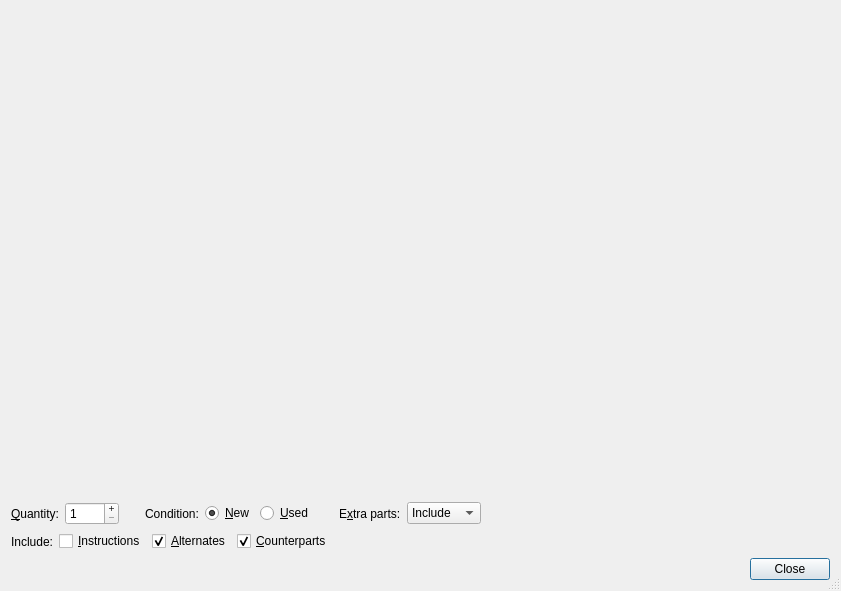
<?xml version="1.0" encoding="UTF-8"?>
<ui version="4.0">
 <class>ImportInventoryDialog</class>
 <widget class="QDialog" name="ImportInventoryDialog">
  <property name="geometry">
   <rect>
    <x>0</x>
    <y>0</y>
    <width>841</width>
    <height>591</height>
   </rect>
  </property>
  <property name="windowTitle">
   <string>Import BrickLink Inventory</string>
  </property>
  <property name="sizeGripEnabled">
   <bool>true</bool>
  </property>
  <layout class="QVBoxLayout" name="verticalLayout">
   <item>
    <widget class="SelectItem" name="w_select" native="true">
     <property name="sizePolicy">
      <sizepolicy hsizetype="MinimumExpanding" vsizetype="Expanding">
       <horstretch>100</horstretch>
       <verstretch>100</verstretch>
      </sizepolicy>
     </property>
     <property name="minimumSize">
      <size>
       <width>50</width>
       <height>50</height>
      </size>
     </property>
    </widget>
   </item>
   <item>
    <layout class="QHBoxLayout" name="horizontalLayout_2">
     <item>
      <widget class="QLabel" name="label_7">
       <property name="text">
        <string>&amp;Quantity:</string>
       </property>
       <property name="textFormat">
        <enum>Qt::AutoText</enum>
       </property>
       <property name="buddy">
        <cstring>w_qty</cstring>
       </property>
      </widget>
     </item>
     <item>
      <widget class="QSpinBox" name="w_qty">
       <property name="buttonSymbols">
        <enum>QAbstractSpinBox::PlusMinus</enum>
       </property>
       <property name="minimum">
        <number>1</number>
       </property>
       <property name="maximum">
        <number>1000</number>
       </property>
       <property name="value">
        <number>1</number>
       </property>
      </widget>
     </item>
     <item>
      <spacer name="horizontalSpacer_2">
       <property name="orientation">
        <enum>Qt::Horizontal</enum>
       </property>
       <property name="sizeType">
        <enum>QSizePolicy::Fixed</enum>
       </property>
       <property name="sizeHint" stdset="0">
        <size>
         <width>20</width>
         <height>20</height>
        </size>
       </property>
      </spacer>
     </item>
     <item>
      <widget class="QLabel" name="label_6">
       <property name="text">
        <string>Condition:</string>
       </property>
       <property name="buddy">
        <cstring>w_condition_new</cstring>
       </property>
      </widget>
     </item>
     <item>
      <layout class="QHBoxLayout" name="horizontalLayout">
       <item>
        <widget class="QRadioButton" name="w_condition_new">
         <property name="text">
          <string>&amp;New</string>
         </property>
         <property name="checked">
          <bool>true</bool>
         </property>
        </widget>
       </item>
       <item>
        <widget class="QRadioButton" name="w_condition_used">
         <property name="text">
          <string>&amp;Used</string>
         </property>
        </widget>
       </item>
      </layout>
     </item>
     <item>
      <spacer name="horizontalSpacer_3">
       <property name="orientation">
        <enum>Qt::Horizontal</enum>
       </property>
       <property name="sizeType">
        <enum>QSizePolicy::Fixed</enum>
       </property>
       <property name="sizeHint" stdset="0">
        <size>
         <width>20</width>
         <height>20</height>
        </size>
       </property>
      </spacer>
     </item>
     <item>
      <widget class="QLabel" name="label_8">
       <property name="text">
        <string>E&amp;xtra parts:</string>
       </property>
       <property name="buddy">
        <cstring>w_extra</cstring>
       </property>
      </widget>
     </item>
     <item>
      <widget class="QComboBox" name="w_extra">
       <property name="currentIndex">
        <number>0</number>
       </property>
       <item>
        <property name="text">
         <string extracomment="Extra parts state">Include</string>
        </property>
        <property name="icon">
         <iconset theme="vcs-normal">
          <normaloff>.</normaloff>.</iconset>
        </property>
       </item>
       <item>
        <property name="text">
         <string>Exclude</string>
        </property>
        <property name="icon">
         <iconset theme="vcs-removed">
          <normaloff>.</normaloff>.</iconset>
        </property>
       </item>
       <item>
        <property name="text">
         <string>Extra</string>
        </property>
        <property name="icon">
         <iconset theme="vcs-added">
          <normaloff>.</normaloff>.</iconset>
        </property>
       </item>
      </widget>
     </item>
     <item>
      <spacer name="horizontalSpacer">
       <property name="orientation">
        <enum>Qt::Horizontal</enum>
       </property>
       <property name="sizeType">
        <enum>QSizePolicy::MinimumExpanding</enum>
       </property>
       <property name="sizeHint" stdset="0">
        <size>
         <width>13</width>
         <height>21</height>
        </size>
       </property>
      </spacer>
     </item>
    </layout>
   </item>
   <item>
    <layout class="QHBoxLayout" name="horizontalLayout_3">
     <item>
      <widget class="QLabel" name="label">
       <property name="text">
        <string extracomment="Label on the left">Include:</string>
       </property>
      </widget>
     </item>
     <item>
      <widget class="QCheckBox" name="w_instructions">
       <property name="text">
        <string>&amp;Instructions</string>
       </property>
      </widget>
     </item>
     <item>
      <widget class="QCheckBox" name="w_alternates">
       <property name="text">
        <string>&amp;Alternates</string>
       </property>
       <property name="checked">
        <bool>true</bool>
       </property>
      </widget>
     </item>
     <item>
      <widget class="QCheckBox" name="w_counterParts">
       <property name="text">
        <string>&amp;Counterparts</string>
       </property>
       <property name="checked">
        <bool>true</bool>
       </property>
      </widget>
     </item>
     <item>
      <spacer name="horizontalSpacer_6">
       <property name="orientation">
        <enum>Qt::Horizontal</enum>
       </property>
       <property name="sizeType">
        <enum>QSizePolicy::MinimumExpanding</enum>
       </property>
       <property name="sizeHint" stdset="0">
        <size>
         <width>13</width>
         <height>21</height>
        </size>
       </property>
      </spacer>
     </item>
    </layout>
   </item>
   <item>
    <widget class="QDialogButtonBox" name="w_buttons">
     <property name="standardButtons">
      <set>QDialogButtonBox::Close</set>
     </property>
    </widget>
   </item>
  </layout>
 </widget>
 <customwidgets>
  <customwidget>
   <class>SelectItem</class>
   <extends>QWidget</extends>
   <header>selectitem.h</header>
   <container>1</container>
  </customwidget>
 </customwidgets>
 <tabstops>
  <tabstop>w_qty</tabstop>
  <tabstop>w_condition_new</tabstop>
  <tabstop>w_condition_used</tabstop>
  <tabstop>w_extra</tabstop>
  <tabstop>w_instructions</tabstop>
  <tabstop>w_alternates</tabstop>
  <tabstop>w_counterParts</tabstop>
 </tabstops>
 <resources/>
 <connections>
  <connection>
   <sender>w_buttons</sender>
   <signal>rejected()</signal>
   <receiver>ImportInventoryDialog</receiver>
   <slot>reject()</slot>
   <hints>
    <hint type="sourcelabel">
     <x>513</x>
     <y>480</y>
    </hint>
    <hint type="destinationlabel">
     <x>106</x>
     <y>340</y>
    </hint>
   </hints>
  </connection>
 </connections>
</ui>
